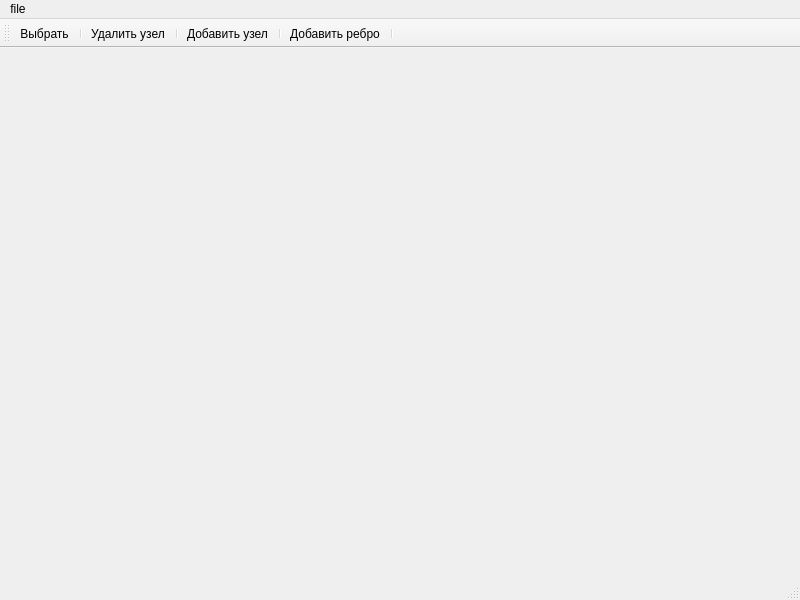
<?xml version="1.0" encoding="UTF-8"?>
<ui version="4.0">
 <class>MainWindow</class>
 <widget class="QMainWindow" name="MainWindow">
  <property name="geometry">
   <rect>
    <x>0</x>
    <y>0</y>
    <width>800</width>
    <height>600</height>
   </rect>
  </property>
  <property name="windowTitle">
   <string>MainWindow</string>
  </property>
  <widget class="QWidget" name="centralwidget"/>
  <widget class="QMenuBar" name="menubar">
   <property name="geometry">
    <rect>
     <x>0</x>
     <y>0</y>
     <width>800</width>
     <height>21</height>
    </rect>
   </property>
   <widget class="QMenu" name="menufile">
    <property name="title">
     <string>file</string>
    </property>
    <addaction name="to_file_action"/>
    <addaction name="from_file_action"/>
    <addaction name="new_graph_action"/>
   </widget>
   <addaction name="menufile"/>
  </widget>
  <widget class="QStatusBar" name="statusbar"/>
  <widget class="QToolBar" name="toolBar">
   <property name="windowTitle">
    <string>toolBar</string>
   </property>
   <attribute name="toolBarArea">
    <enum>TopToolBarArea</enum>
   </attribute>
   <attribute name="toolBarBreak">
    <bool>false</bool>
   </attribute>
   <addaction name="select_action"/>
   <addaction name="separator"/>
   <addaction name="remove_action"/>
   <addaction name="separator"/>
   <addaction name="add_action"/>
   <addaction name="separator"/>
   <addaction name="add_neighbour"/>
   <addaction name="separator"/>
  </widget>
  <action name="select_action">
   <property name="text">
    <string>Выбрать</string>
   </property>
   <property name="toolTip">
    <string>Выбор и удаление элементов</string>
   </property>
  </action>
  <action name="remove_action">
   <property name="text">
    <string>Удалить узел</string>
   </property>
  </action>
  <action name="add_action">
   <property name="text">
    <string>Добавить узел</string>
   </property>
  </action>
  <action name="add_neighbour">
   <property name="text">
    <string>Добавить ребро</string>
   </property>
   <property name="toolTip">
    <string>Добавление ребра</string>
   </property>
  </action>
  <action name="new_graph_action">
   <property name="text">
    <string>Создать</string>
   </property>
   <property name="toolTip">
    <string>Созание нового графа</string>
   </property>
  </action>
  <action name="to_file_action">
   <property name="text">
    <string>Сохранить</string>
   </property>
   <property name="toolTip">
    <string>Выгрузка графа в файл</string>
   </property>
  </action>
  <action name="from_file_action">
   <property name="text">
    <string>Загрузить</string>
   </property>
   <property name="toolTip">
    <string>Загрузка графа из файла</string>
   </property>
  </action>
 </widget>
 <resources/>
 <connections/>
</ui>
